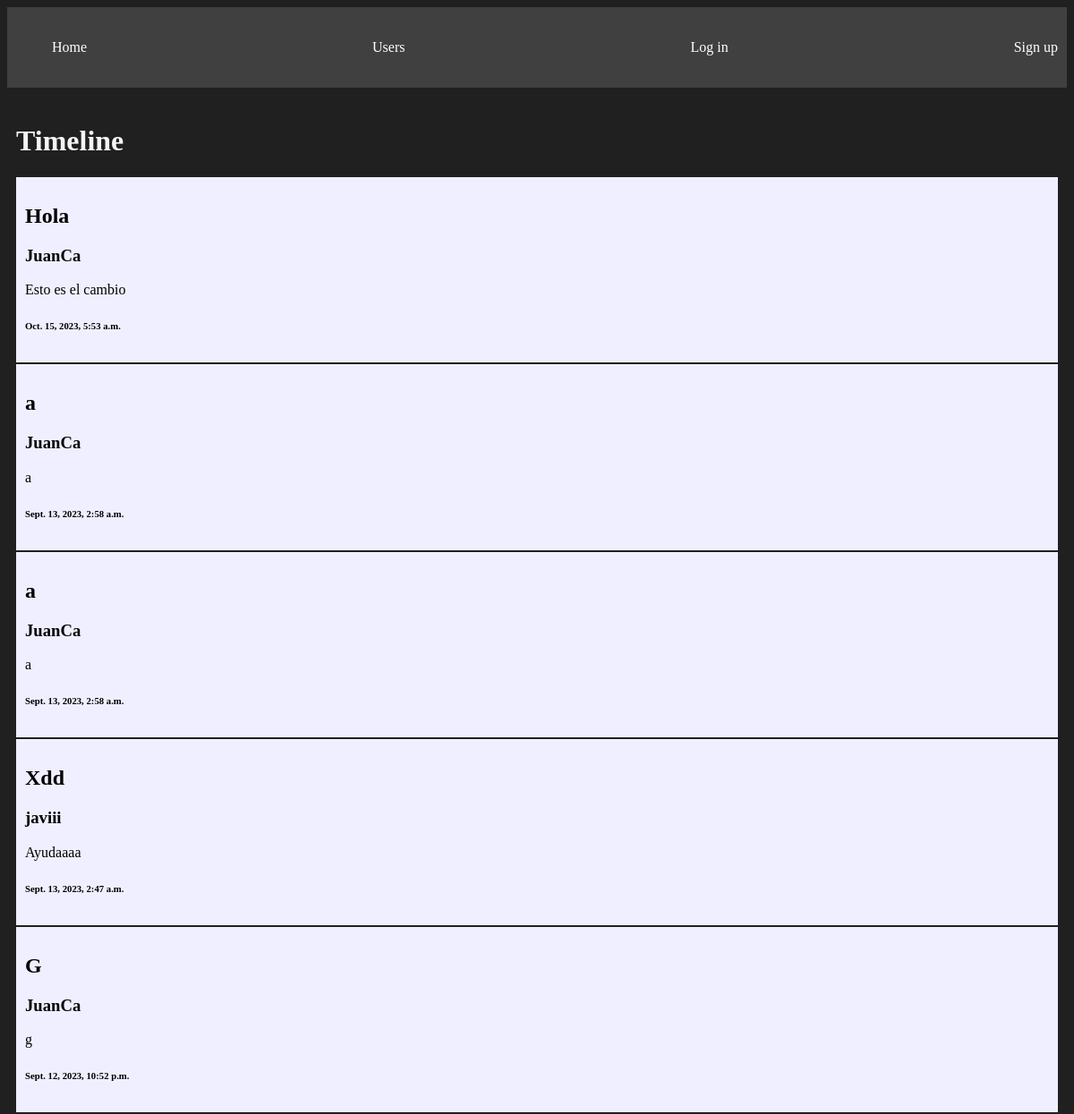
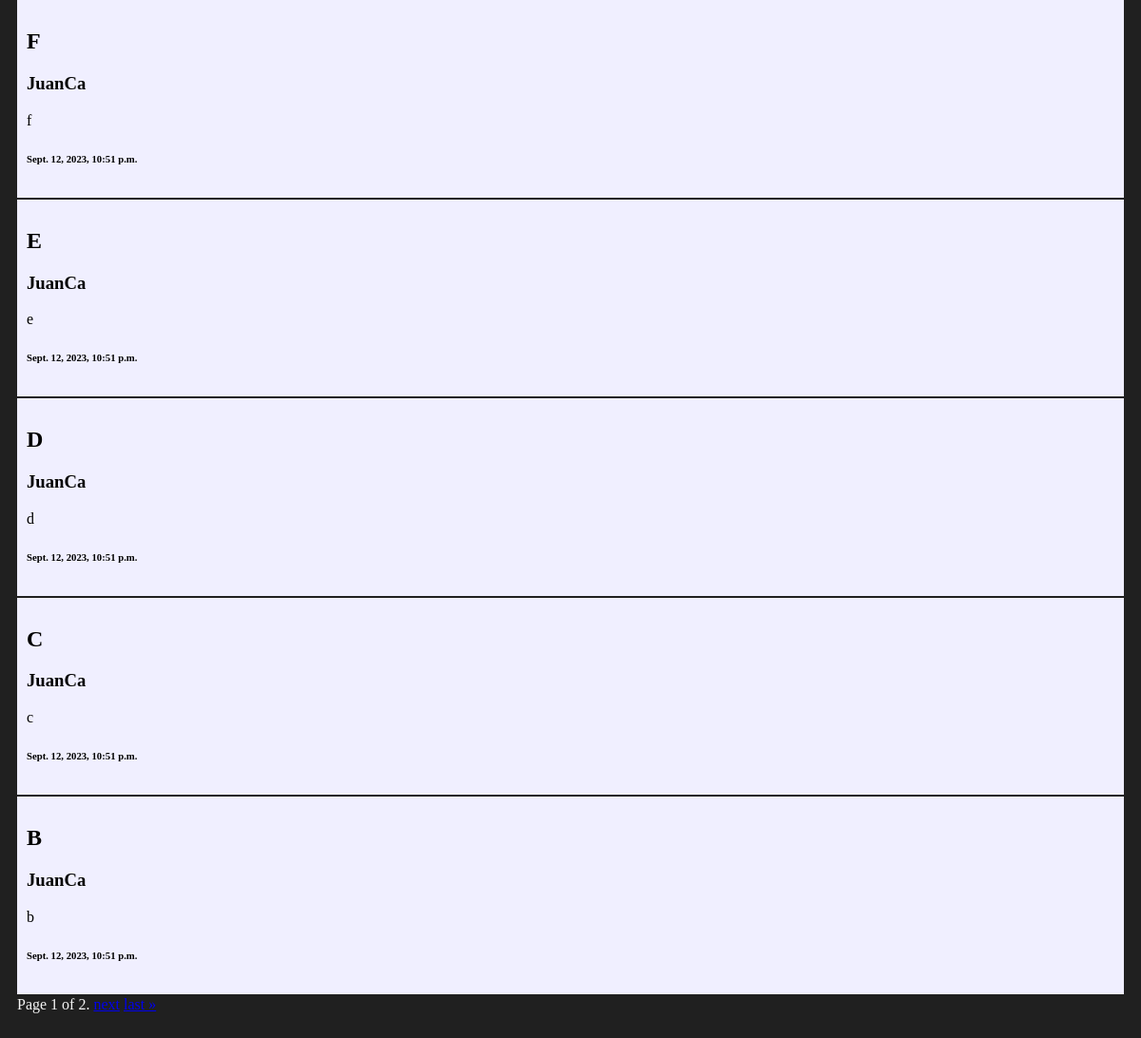
Page /timeline/ on the committed database (2 pictures, top to bottom).
### intSocial/models.py (models this page shows, shortened)
class Post(models.Model):
    titulo = models.CharField(max_length=50)
    contenido = models.TextField()
    autor = models.ForeignKey(User, on_delete=models.CASCADE)
    level = models.ForeignKey(Level, on_delete=models.CASCADE)
    creado_en = models.DateTimeField(auto_now_add=True)
    receptor_type = models.IntegerField()
    post_type = models.IntegerField(default=1)

### intSocial/views.py (the view)
# urls.py: path('timeline/', views.timeline, name="timeline"),
def timeline(request):
    all_posts = Post.objects.all().order_by('-creado_en')
    paginator = Paginator(all_posts, 10)
    page_number = request.GET.get('page')
    page_obj = paginator.get_page(page_number)
    return render(request, 'timeline.html', {
        'page_obj': page_obj
    })

### intSocial/templates/timeline.html (shortened to what this page needs)
{% extends 'layouts/base.html' %}
{% block content %}
<h1>Timeline</h1>
{% for post in page_obj %}
<article class="card">
    <a href="{% url 'post_details' post.id %}" >
        <h2>{{post.titulo}}</h2>
        <h3>{{post.autor.username}}</h3>
        <p>{{post.contenido}}</p>
        <h6>{{post.creado_en}}</h6>
    </a>
</article>
{% endfor %}
<div class="pagination">
    <span class="step-links">
        <span class="current-page">
            Page {{ page_obj.number }} of {{ page_obj.paginator.num_pages }}.
        </span>
        {% if page_obj.has_next %}
            <a href="?page={{ page_obj.next_page_number }}">next</a>
            <a href="?page={{ page_obj.paginator.num_pages }}">last &raquo;</a>
        {% endif %}
    </span>
</div>
{% endblock %}

### intSocial/static/styles/main.css (style rules this page uses)
body { background-color: #202020; color: whitesmoke; }
.card { background-color: #F0EFFF; padding: 10PX; margin-bottom: 2PX; color: black; }
.card a { text-decoration: none; }
.card h2, .card h3, .card p, .card h6 { text-decoration: none; color: black; }

### rows in the picture
Post: titulo "Hola", autor.username "JuanCa", contenido "Esto es el cambio", creado_en "Oct. 15, 2023, 5:53 a.m."
Post: titulo "a", autor.username "JuanCa", contenido "a", creado_en "Sept. 13, 2023, 2:58 a.m."
Post: titulo "a", autor.username "JuanCa", contenido "a", creado_en "Sept. 13, 2023, 2:58 a.m."
Post: titulo "Xdd", autor.username "javiii", contenido "Ayudaaaa", creado_en "Sept. 13, 2023, 2:47 a.m."
Post: titulo "G", autor.username "JuanCa", contenido "g", creado_en "Sept. 12, 2023, 10:52 p.m."
Post: titulo "F", autor.username "JuanCa", contenido "f", creado_en "Sept. 12, 2023, 10:51 p.m."
Post: titulo "E", autor.username "JuanCa", contenido "e", creado_en "Sept. 12, 2023, 10:51 p.m."
Post: titulo "D", autor.username "JuanCa", contenido "d", creado_en "Sept. 12, 2023, 10:51 p.m."
Post: titulo "C", autor.username "JuanCa", contenido "c", creado_en "Sept. 12, 2023, 10:51 p.m."
Post: titulo "B", autor.username "JuanCa", contenido "b", creado_en "Sept. 12, 2023, 10:51 p.m."

### other values in the picture
{{ page_obj.number }} "1"
{{ page_obj.paginator.num_pages }} "2"
